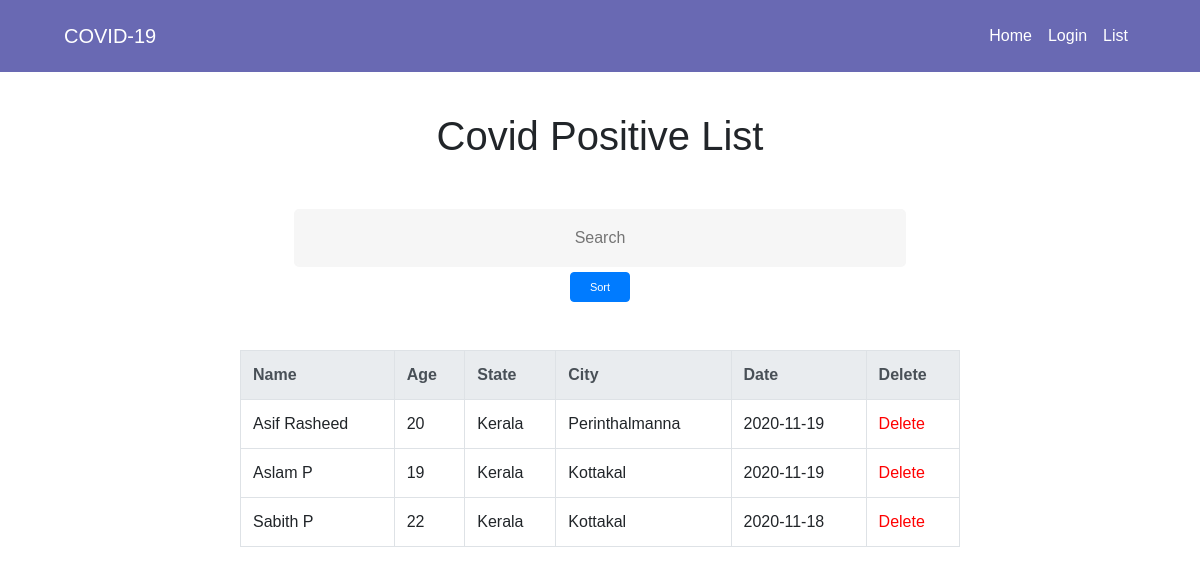
/covid19/list.php, run on the app's committed database.
### tables this page shows
CREATE TABLE `entry` (
  `firstname` varchar(50) NOT NULL,
  `lastname` varchar(50) NOT NULL,
  `age` int(10) NOT NULL,
  `state` varchar(50) NOT NULL,
  `city` varchar(50) NOT NULL,
  `date` date NOT NULL
);

### covid19/list.php (the view, shortened to what this page needs)
<?php
if (isset($_POST['search'])) {
  $valueToSearch = $_POST['valueToSearch'];
  $query = "SELECT * FROM `entry` WHERE CONCAT(`firstname`, `lastname`, `age`, `state`, `city`, `date`) LIKE '%" . $valueToSearch . "%'";
  $search_result = filterTable($query);
} else {
  $query = "SELECT * FROM `entry`";
  $search_result = filterTable($query);
}
function filterTable($query)
{
  $connect = mysqli_connect("localhost", "root", "", "c19-loginpage");
  $filter_Result = mysqli_query($connect, $query) or die(mysqli_error($connect));
  return $filter_Result;
}
?>
<!DOCTYPE html>
<html>
<head>
  <?php include 'links.php'; ?>
</head>
<body>
  <nav class="navbar navbar-expand-lg navstyle p-3">
    <a class="navbar-brand pl-5" href="#">COVID-19</a>
    <div class="collapse navbar-collapse" id="navbarSupportedContent">
      <ul class="navbar-nav ml-auto pr-5">
        <li class="nav-item active">
          <a class="nav-link" href="index.php">Home <span class="sr-only">(current)</span></a>
        </li>
        <li class="nav-item">
          <a class="nav-link" href="login.php">Login</a>
        </li>
        <li class="nav-item active">
        <a class="nav-link" href="list.php">List</a>
      </li>
      </ul>
    </div>
  </nav>
  <h1>Covid Positive List</h1><br>
  <div class=tablediv>
    <form action="index.php" method="post">
      <center><input type="text" name="valueToSearch" placeholder="Search"><br>
      <button type="submit" class="btn btn-primary btn2" value="Filter" name="search">Sort</button></center><br><br>
      <table class="table table-bordered">
        <tbody class="thead-light">
          <tr>
            <th>Name</th>
            <th>Age</th>
            <th>State</th>
            <th>City</th>
            <th>Date</th>
            <th>Delete</th>
          </tr>
          <?php while ($row = mysqli_fetch_array($search_result)) : ?>
            <tr>
              <td><?php echo $row['firstname'] ," ", $row['lastname'];?></td>
              <td><?php echo $row['age']; ?></td>
              <td><?php echo $row['state']; ?></td>
              <td><?php echo $row['city']; ?></td>
              <td><?php echo $row['date']; ?></td>
              <td><?php echo '<a href="delete.php?name='.$row['firstname'].'" style="color:red" >Delete</a>' ;  ?></td>
            </tr>
          <?php endwhile; ?>
      </table>
    </form>
  </div>
</body>
</html>

### covid19/style.php (style rules this page uses)
* { margin: 0; padding: 0; box-sizing: border-box; }
.navstyle { background-color: #6969B3; }
.navstyle a { color:white; }
.tablediv { width: 60%; height: max-content; margin: 20%; margin-top: 10px; }
.btn2 { margin: auto; height: 30px; width: 60px; font-size: 11px; text-align: center; }
h1 { text-align: center; margin: 40px 8px 10px 8px; }
html { background-color: #56baed; }
body { font-family: "Poppins", sans-serif; height: 100vh; }
a { color: #92badd; display:inline-block; text-decoration: none; font-weight: 400; }
input[type=text] { background-color: #f6f6f6; border: none; color: #0d0d0d; padding: 15px 32px; text-align: center; text-decoration: none; display: inline-block; font-size: 16px; margin: 5px; width: 85%; border: 2px solid #f6f6f6; -webkit-transition: all 0.5s ease-in-out; -moz-transition: all 0.5s ease-in-out; -ms-transition: all 0.5s ease-in-out; -o-transition: all 0.5s ease-in-out; transition: all 0.5s ease-in-out; -webkit-border-radius: 5px 5px 5px 5px; border-radius: 5px 5px 5px 5px; }
input[type=text]:placeholder { color: #cccccc; }

### data on the page
entry: firstname "Asif", lastname "Rasheed", age "20", state "Kerala", city "Perinthalmanna", date "2020-11-19"
entry: firstname "Aslam", lastname "P", age "19", state "Kerala", city "Kottakal", date "2020-11-19"
entry: firstname "Sabith", lastname "P", age "22", state "Kerala", city "Kottakal", date "2020-11-18"
